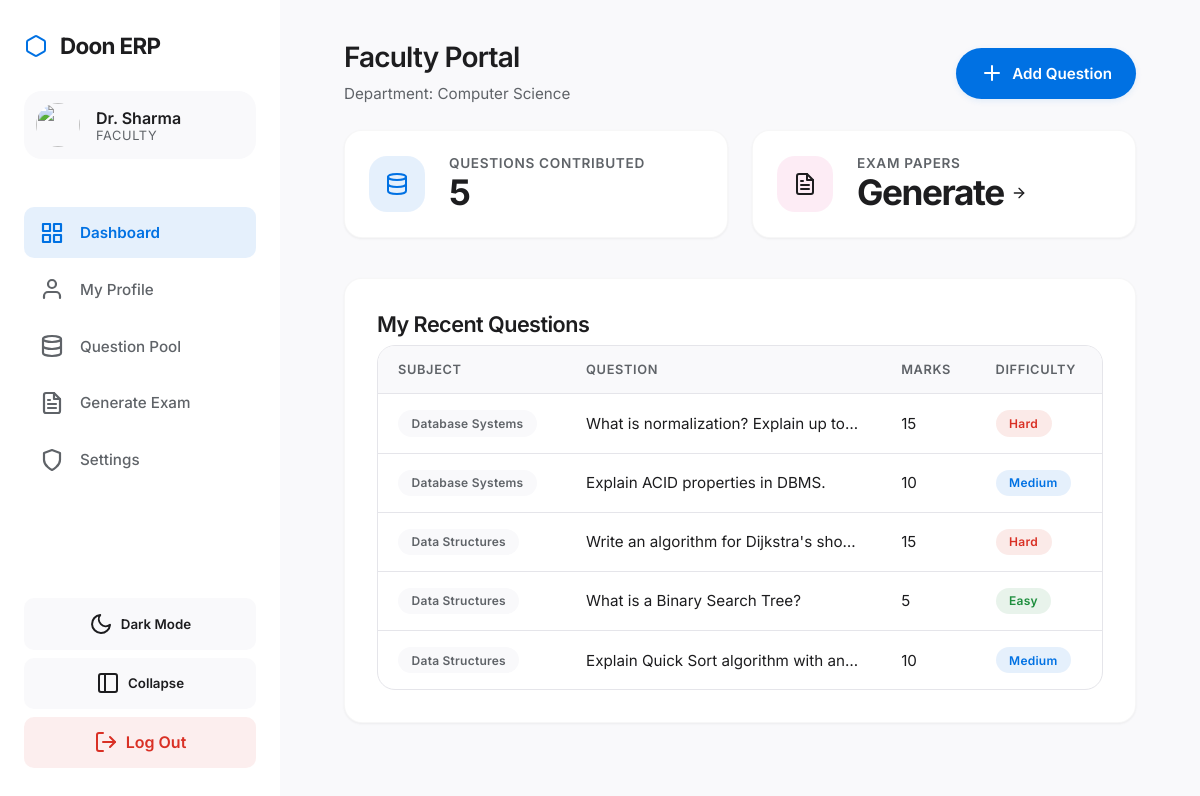
The app's page /faculty_dashboard.php (signed in) with its own data.
### tables this page shows
CREATE TABLE IF NOT EXISTS departments (
    id INT AUTO_INCREMENT PRIMARY KEY,
    name VARCHAR(100) NOT NULL UNIQUE,
    code VARCHAR(20) UNIQUE DEFAULT NULL,
    created_at TIMESTAMP DEFAULT CURRENT_TIMESTAMP
);

CREATE TABLE IF NOT EXISTS question_pool (
    id INT AUTO_INCREMENT PRIMARY KEY,
    subject_id INT NOT NULL,
    question_text TEXT NOT NULL,
    marks INT NOT NULL,
    difficulty ENUM('easy', 'medium', 'hard') DEFAULT 'medium',
    created_by INT,
    created_at TIMESTAMP DEFAULT CURRENT_TIMESTAMP,
    FOREIGN KEY (subject_id) REFERENCES subjects(id) ON DELETE CASCADE,
    FOREIGN KEY (created_by) REFERENCES faculties(id) ON DELETE SET NULL,
    INDEX idx_subj_diff (subject_id, difficulty)
);

CREATE TABLE IF NOT EXISTS subjects (
    id INT AUTO_INCREMENT PRIMARY KEY,
    name VARCHAR(100) NOT NULL,
    code VARCHAR(20) UNIQUE NOT NULL,
    department_id INT,
    credits INT DEFAULT 3,
    FOREIGN KEY (department_id) REFERENCES departments(id) ON DELETE CASCADE,
    INDEX idx_subj_code (code)
);

### faculty_dashboard.php (the view, shortened to what this page needs)
<?php
require_once 'includes/db.php';
require_once 'includes/header.php';
$user_id = $_SESSION['user_id'];
$faculty_dept = "Admin Mode";
if ($_SESSION['user_role'] === 'faculty') {
    $stmt = $pdo->prepare("SELECT d.name FROM faculties f JOIN departments d ON f.department_id = d.id WHERE f.user_id = ?");
    $stmt->execute([$user_id]);
    $faculty_dept = $stmt->fetchColumn() ?: "Unknown Dept";
}
$my_questions = $pdo->prepare("SELECT COUNT(*) FROM question_pool WHERE created_by = (SELECT id FROM faculties WHERE user_id = ?)");
$my_questions->execute([$user_id]);
$q_count = $my_questions->fetchColumn();
?>
<div class="flex-between mb-3">
    <div>
        <h2>Faculty Portal</h2>
        <p>Department: <?= htmlspecialchars($faculty_dept) ?></p>
    </div>
    <a href="manage_questions.php" class="btn btn-primary"><i data-feather="plus"></i> Add Question</a>
</div>
<div class="dashboard-grid">
    <div class="glass-panel stat-card">
        <div class="stat-icon"><i data-feather="database"></i></div>
        <div class="stat-info">
            <h4>Questions Contributed</h4>
            <h2><?= $q_count ?></h2>
        </div>
    </div>
    <div class="glass-panel stat-card" onclick="window.location='generate_exam.php'" style="cursor: pointer;">
        <div class="stat-icon" style="color: var(--secondary); background: rgba(236, 72, 153, 0.1);"><i data-feather="file-text"></i></div>
        <div class="stat-info">
            <h4>Exam Papers</h4>
            <h2>Generate <i data-feather="arrow-right" style="width: 16px;"></i></h2>
        </div>
    </div>
</div>
<div class="glass-panel">
    <h3>My Recent Questions</h3>
    <div class="table-container">
        <table>
            <thead>
                <tr>
                    <th>Subject</th>
                    <th>Question</th>
                    <th>Marks</th>
                    <th>Difficulty</th>
                </tr>
            </thead>
            <tbody>
                <?php
                if ($_SESSION['user_role'] === 'faculty') {
                    $stmt = $pdo->prepare("
                        SELECT q.question_text, q.marks, q.difficulty, s.name as subject_name
                        FROM question_pool q
                        JOIN subjects s ON q.subject_id = s.id
                        WHERE q.created_by = (SELECT id FROM faculties WHERE user_id = ?)
                        ORDER BY q.id DESC LIMIT 5
                    ");
                    $stmt->execute([$user_id]);
                }
                $questions = $stmt->fetchAll();
                if (count($questions) > 0):
                    foreach ($questions as $q):
                ?>
                <tr>
                    <td><span class="badge badge-secondary"><?= htmlspecialchars($q['subject_name']) ?></span></td>
                    <td style="max-width: 300px; white-space: nowrap; overflow: hidden; text-overflow: ellipsis;">
                        <?= htmlspecialchars($q['question_text']) ?>
                    </td>
                    <td><?= $q['marks'] ?></td>
                    <td>
                        <?php
                        $color = $q['difficulty'] === 'hard' ? 'danger' : ($q['difficulty'] === 'medium' ? 'primary' : 'success');
                        echo "<span class='badge badge-{$color}'>" . ucfirst($q['difficulty']) . "</span>";
                        ?>
                    </td>
                </tr>
                <?php endforeach; else: ?>
                <tr><td colspan="4" class="text-center text-muted">No questions found. Add some to the pool!</td></tr>
                <?php endif; ?>
            </tbody>
        </table>
    </div>
</div>
<?php require_once 'includes/footer.php'; ?>

### css/style.css (style rules this page uses)
:root { --bg-main: #f9f9fb; --bg-surface: #ffffff; --text-primary: #1d1d1f; --text-secondary: #5f6368; --border-color: #e5e5ea; --primary: #0071e3; --primary-hover: #0077ED; --primary-light: rgba(0, 113, 227, 0.1); --danger: #d93025; --success: #1e8e3e; --accent: #5e5ce6; --shadow-sm: 0 1px 3px rgba(0, 0, 0, 0.04), 0 1px 2px rgba(0, 0, 0, 0.02); --shadow-md: 0 4px 12px rgba(0, 0, 0, 0.05), 0 1px 3px rgba(0, 0, 0, 0.03); --shadow-lg: 0 12px 32px rgba(0, 0, 0, 0.08), 0 2px 6px rgba(0, 0, 0, 0.04); --radius-sm: 10px; --radius-md: 18px; --radius-lg: 24px; --input-bg: #f1f3f4; --input-bg-hover: #e8eaed; --sidebar-width: 280px; --sidebar-collapsed-width: 80px; --transition: 0.3s cubic-bezier(0.2, 0.8, 0.2, 1); }
* { margin: 0; padding: 0; box-sizing: border-box; font-family: 'Inter', -apple-system, BlinkMacSystemFont, 'Segoe UI', Roboto, sans-serif; -webkit-font-smoothing: antialiased; -moz-osx-font-smoothing: grayscale; }
body { background: var(--bg-main); color: var(--text-primary); min-height: 100vh; display: flex; flex-direction: column; transition: background-color var(--transition), color var(--transition); }
.glass-panel, .surface-card { background: var(--bg-surface); border-radius: var(--radius-md); padding: 2rem; box-shadow: var(--shadow-sm); border: 1px solid rgba(0,0,0,0.03); transition: transform var(--transition), box-shadow var(--transition); }
h1, h2, h3, h4 { font-weight: 600; color: var(--text-primary); letter-spacing: -0.025em; margin-bottom: 0.5rem; }
h2 { font-size: 1.75rem; letter-spacing: -0.03em; }
h3 { font-size: 1.35rem; }
p { color: var(--text-secondary); line-height: 1.6; font-size: 0.95rem; }
.btn { display: inline-flex; align-items: center; justify-content: center; padding: 0.85rem 1.5rem; border-radius: 999px; font-weight: 600; font-size: 0.95rem; cursor: pointer; transition: all var(--transition); border: none; text-decoration: none; gap: 0.5rem; }
.btn-primary { background: var(--primary); color: #fff; box-shadow: 0 2px 6px var(--primary-light); }
.dashboard-grid { display: grid; grid-template-columns: repeat(auto-fit, minmax(260px, 1fr)); gap: 1.5rem; margin-bottom: 2.5rem; }
.stat-card { display: flex; align-items: center; gap: 1.5rem; padding: 1.5rem; }
.stat-icon { width: 56px; height: 56px; border-radius: var(--radius-md); display: flex; align-items: center; justify-content: center; font-size: 1.5rem; background: var(--primary-light); color: var(--primary); }
.stat-info h4 { margin: 0; font-size: 0.85rem; color: var(--text-secondary); font-weight: 600; text-transform: uppercase; letter-spacing: 0.05em; }
.stat-info h2 { margin: 0; font-size: 2.2rem; color: var(--text-primary); font-weight: 700; letter-spacing: -0.04em; }
.table-container { width: 100%; overflow-x: auto; background: var(--bg-surface); border-radius: var(--radius-md); border: 1px solid var(--border-color); }
table { width: 100%; border-collapse: collapse; }
th, td { padding: 1rem 1.25rem; text-align: left; border-bottom: 1px solid var(--border-color); }
th { background: var(--bg-main); color: var(--text-secondary); font-weight: 600; font-size: 0.8rem; text-transform: uppercase; letter-spacing: 0.05em; }
td { color: var(--text-primary); font-size: 0.95rem; }
tr:last-child td { border-bottom: none; }
.badge { padding: 0.35rem 0.85rem; border-radius: 999px; font-size: 0.75rem; font-weight: 600; display: inline-flex; align-items: center; letter-spacing: 0.02em; }
.badge-success { background: rgba(30, 142, 62, 0.1); color: var(--success); }
.badge-danger { background: rgba(217, 48, 37, 0.1); color: var(--danger); }
.badge-primary { background: var(--primary-light); color: var(--primary); }
.badge-secondary { background: var(--bg-main); color: var(--text-secondary); }
.mb-3 { margin-bottom: 1.5rem; }
.flex-between { display: flex; justify-content: space-between; align-items: center; }

### records on screen
departments: name "Computer Science"
question_pool: subject.name "Database Systems", question_text "What is normalization? Explain up to…", marks "15", difficulty "Hard"
question_pool: subject.name "Database Systems", question_text "Explain ACID properties in DBMS.", marks "10", difficulty "Medium"
question_pool: subject.name "Data Structures", question_text "Write an algorithm for Dijkstra's sho…", marks "15", difficulty "Hard"
question_pool: subject.name "Data Structures", question_text "What is a Binary Search Tree?", marks "5", difficulty "Easy"
question_pool: subject.name "Data Structures", question_text "Explain Quick Sort algorithm with an…", marks "10", difficulty "Medium"

### other values on screen
$name "Dr. Sharma"
$role "FACULTY"
$q_count "5"
